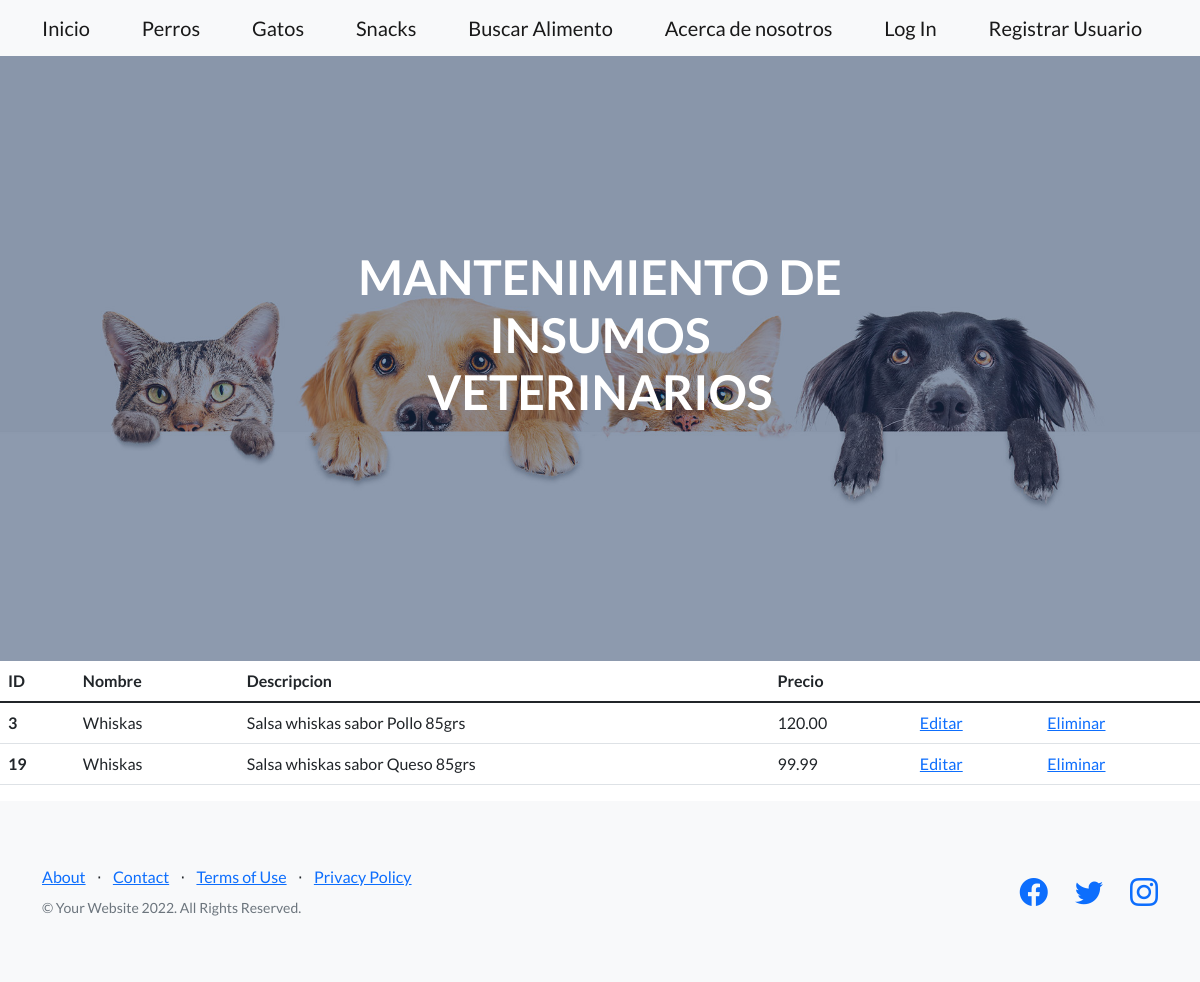
Screenshot of /snackys with the database file from the repository.
### appComida/models.py (models this page shows, shortened)
class Snacks(models.Model):
    nombre = models.CharField(max_length=20)
    desc = models.CharField(max_length=100)
    precio = models.DecimalField(max_digits=10, decimal_places=2)

### appComida/views.py (the view)
# urls.py: path('snackys', views.snacks, name= "snacks"),
def snacks(request):
    snackys = Snacks.objects.all()
    dicc = {"snacks" : snackys}
    plantilla = loader.get_template("snacks.html")
    doc = plantilla.render(dicc)
    return HttpResponse (doc)

### appComida/template/snacks.html
{% extends "index.html" %}
{% load static %}
{% block compartido %}
<table class="table">
    <thead>
      <tr>
        <th scope="col">ID</th>
        <th scope="col">Nombre</th>
        <th scope="col">Descripcion</th>
        <th scope="col">Precio</th>
      </tr>
    </thead>
    <tbody>
        {% for n in snacks %}
      <tr>
        <th scope="row">{{n.id}}</th>
        <td>{{n.nombre}}</td>
        <td>{{n.desc}}</td>
        <td>{{n.precio}}</td>
        <td><a href="{% url 'editar_snacks' n.id %}">Editar</a></td>
        <td><a href="{% url 'elimina_snacks' n.id %}">Eliminar</a></td>
      </tr>
        {% endfor %}
    </tbody>
  </table>
{% endblock %}

### rows the page displays
Snacks: id "3", nombre "Whiskas", desc "Salsa whiskas sabor Pollo 85grs", precio "120.00"
Snacks: id "19", nombre "Whiskas", desc "Salsa whiskas sabor Queso 85grs", precio "99.99"
